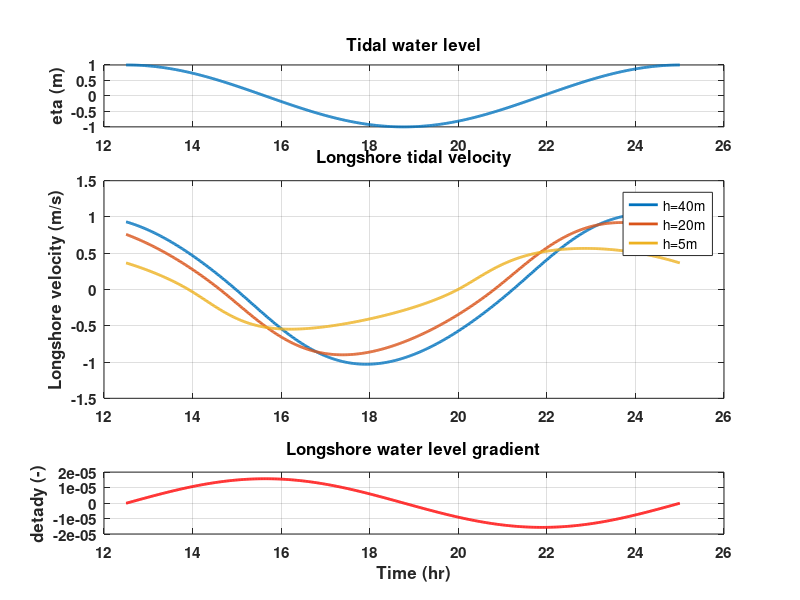
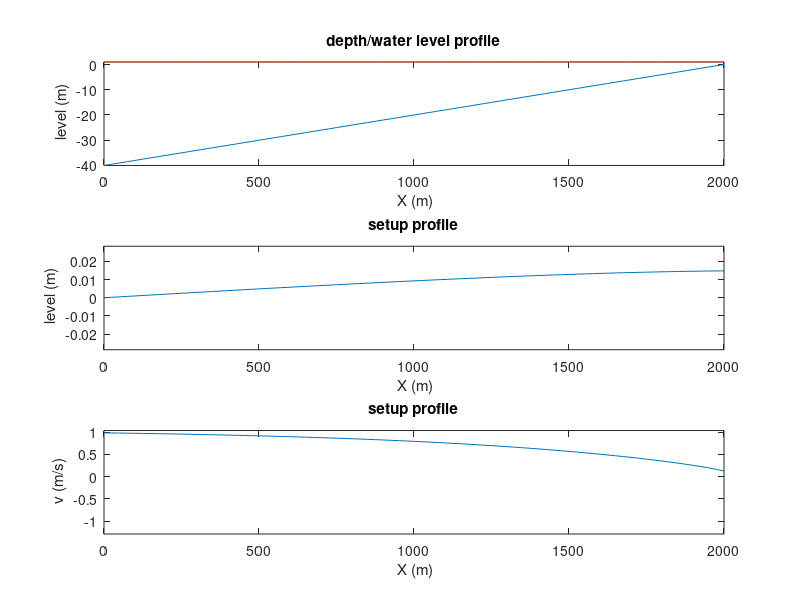
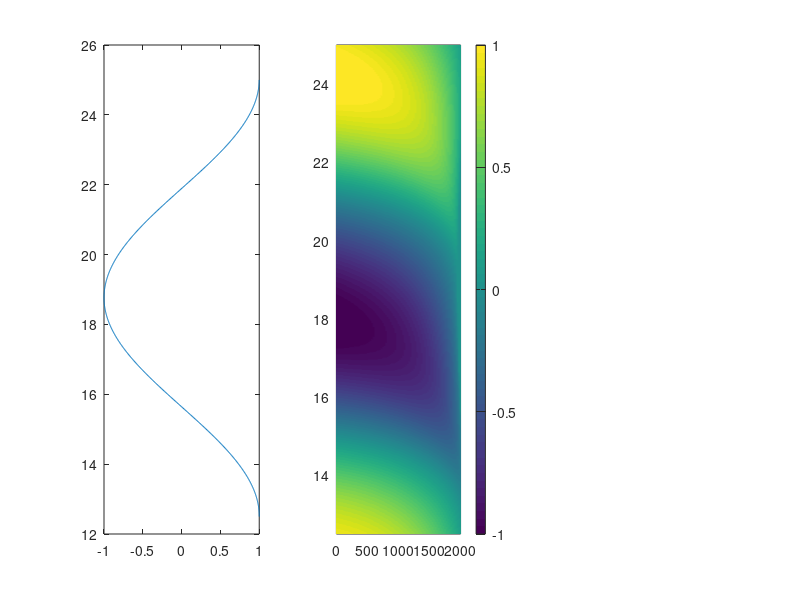
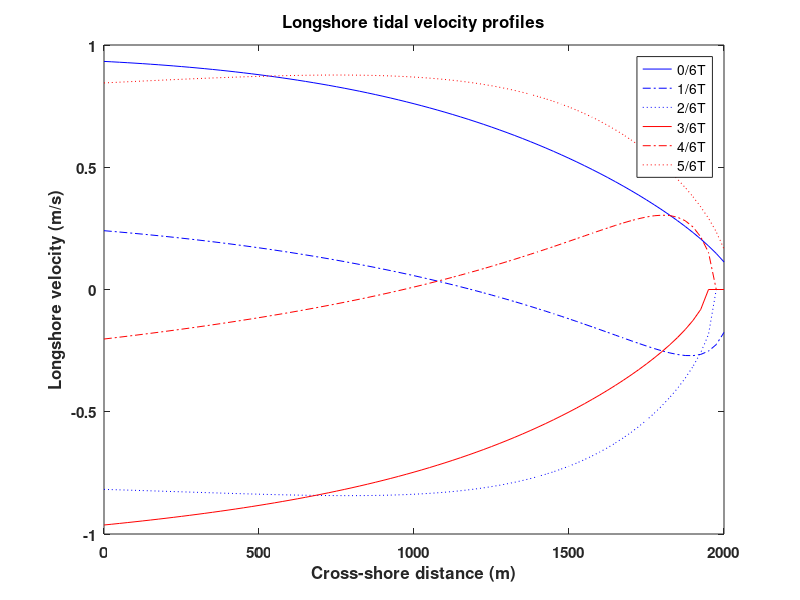

MATLAB code to generate these figures, in order:
clear all
%
% Input
%
T		=12.5*3600; 
etamp	=1;
L		=400000;
C		=65;
fcor	=1e-4;
g		=9.81;
rho	=1000;
d0		=40;
slope	=0.02;
dx		=25;
X		=2000;
dt		=60;
nt		=1500;
%
% Derived quantities
%
nx=X/dx+1;
x=[0:dx:X];
d=d0-x*slope;
zb=-d;
omega=2*pi/T;k=2*pi/L;Cd=g/C^2;
%
% Initialisations
%
v=zeros(size(x));
eta=zeros(size(x));
vt=zeros([nt nx]);
etat=zeros([nt nx]);
%
% Time loop
%
t=0;
for it=1:nt
   % Solve water level
   eta(1)=cos(omega*t);
   detady(it)=k*sin(omega*t);
   for ix=2:nx
      eta(ix)	=eta(ix-1)+dx/g*fcor*.5*(v(ix-1)+v(ix));
   end
   % Solve longshore velocity next time level
   h=d+eta;
   tauby=rho*Cd*v.*abs(v);
   v=v+dt*(-g*detady(it)-tauby/rho./h);
   v(h<=0)=0;
   t=it*dt;     
   etat(it,:)=eta;
   vt(it,:)=v;
end 
%
% Output
%
etamin=min(min(etat));
etamax=max(max(etat));
vmin=min(min(vt));
vmax=max(max(vt));
tt=[1:1500]/60;
figure(1);
for it=1:nt;
   if mod(it,10)-1==0
   subplot(311);
   plot(x,zb,x,etat(it,:));
   axis([0 X -d0 etamax])
   title('depth/water level profile');
   xlabel(' X (m)');
   ylabel(' level (m)');
   subplot(312);   
   plot(x,etat(it,:)-etat(it,1));
   axis([0 X 2*(etamin+etamp) 2*(etamax-etamp)])
   title('setup profile');
   xlabel(' X (m)');
   ylabel(' level (m)');
   subplot(313);
   plot(x,vt(it,:));
   axis([0 X vmin vmax])
   title('setup profile');
   xlabel(' X (m)');
   ylabel(' v (m/s)');
   drawnow   
   end
end
figure(2);
subplot(131);
plot(etat(750:1500,1),tt(750:1500));
subplot(132);
pcolor(x,tt(750:1500)',vt(750:1500,:));
shading interp;
caxis([-1 1]);
colorbar;
%subplot(133);
%plot(detady(750:1500),tt(750:1500));
figure(3);
plot(x,vt(750,:),'b-',x,vt(870,:),'b-.',x,vt(1000,:),'b:',x,vt(1120,:),'r-',x,vt(1250,:),'r-.',x,vt(1380,:),'r:')
set(gca,'fontsize',11,'fontweight','bold')
legend('0/6T','1/6T','2/6T','3/6T','4/6T','5/6T');
title ('Longshore tidal velocity profiles');
xlabel('Cross-shore distance (m)');
ylabel('Longshore velocity (m/s)')
figure(4);
subplot(411)
plot(tt(750:1500),etat(750:1500,1),'linewidth',2)
set(gca,'fontsize',11,'fontweight','bold')
title ('Tidal water level');
ylabel('eta (m)')
grid on
subplot(4,1,[2:3])
plot(tt(750:1500),vt(750:1500,[1,41,71]),'linewidth',2)
set(gca,'fontsize',11,'fontweight','bold')
title ('Longshore tidal velocity');
ylabel('Longshore velocity (m/s)')
legend('h=40m','h=20m','h=5m')
grid on
subplot(414)
plot(tt(750:1500),detady(750:1500),'r','linewidth',2)
set(gca,'fontsize',11,'fontweight','bold')
title ('Longshore water level gradient');
xlabel('Time (hr)');
ylabel('detady (-)')
set(gcf,'color','w')
grid on
pause
print('-dtiff','tide1dtime.tif')
